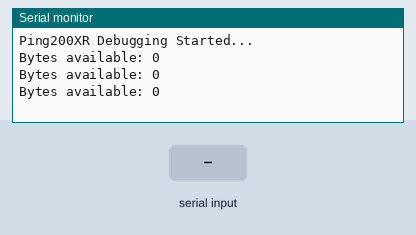
This sketch was run on a simulated Arduino Mega 2560, built with avr-gcc and run on an emulated ATmega2560. Parts: the last lines printed to the serial monitor. The test bench sets the inputs (shaded band).

Above: at 3.2 s.
3.3 s: "1" received over the second serial link
At 3.81 s:
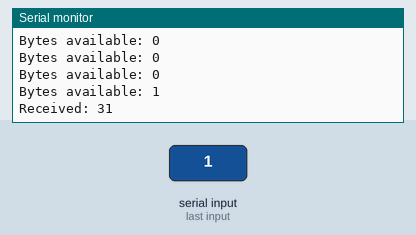
5.0 s: "0" received over the second serial link
At 5.31 s:
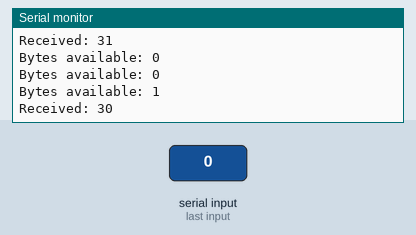
6.5 s: "2" received over the second serial link
At 6.81 s:
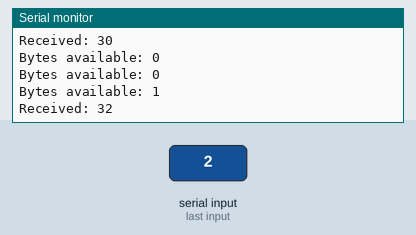

Measured:
- after the input at 3.3 s, the serial monitor: prints a new line after 0.20 s (image 1)
- after the input at 5.0 s, the serial monitor: prints a new line at once (image 2)
- after the input at 6.5 s, the serial monitor: prints a new line at once (image 3)

The sketch:

testPing.ino
```cpp
#define PingSerial Serial1
#define PingBaud 57600  // Default for Ping200XR

void setup() {
    Serial.begin(115200);  // Use higher speed for debugging
    while (!Serial) { delay(100); }
    delay(2000);

    PingSerial.begin(PingBaud);
    Serial.println("Ping200XR Debugging Started...");
}


void loop() {
    int availableBytes = PingSerial.available();
    Serial.print("Bytes available: ");
    Serial.println(availableBytes);

    if (availableBytes > 0) {
        Serial.print("Received: ");
        while (PingSerial.available()) {
          byte b = PingSerial.read();
          Serial.print(b, HEX);
          Serial.print(" ");
        }
        Serial.println();

    }

    delay(500);
}
```
